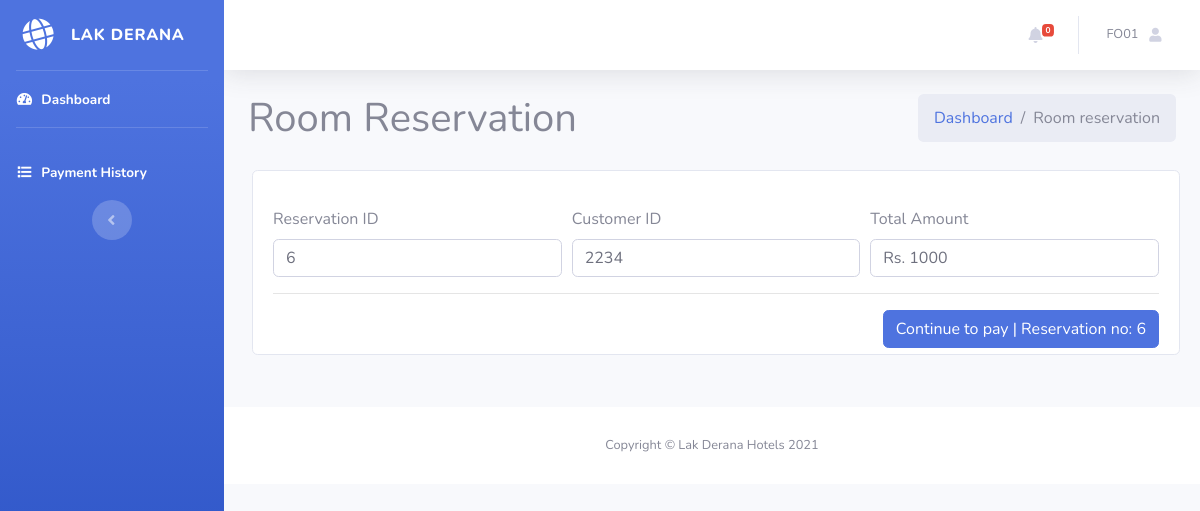
/ACC_Dashboard/room_payments.php?id=6 (signed in), run on the app's committed database.
### tables this page shows
CREATE TABLE `reservation` (
  `id` int(11) NOT NULL,
  `cuss_id` varchar(255) NOT NULL,
  `child` int(255) NOT NULL,
  `adult` int(255) NOT NULL,
  `check_in` date NOT NULL,
  `check_out` date NOT NULL,
  `rooms` varchar(255) NOT NULL,
  `total` varchar(100) NOT NULL,
  `payed` varchar(100) NOT NULL,
  `due` varchar(100) NOT NULL,
  `status` varchar(100) NOT NULL
);

### ACC_Dashboard/room_payments.php (the view, shortened to what this page needs)
<?php
include('includes/header.php');
include('includes/navbar.php');
require '../config.php';
if(isset($_GET)){
?>
<div class="content-header">
        <div class="container-fluid">
            <div class="row mb-2">
                <div class="col-sm-6">
                    <h1 class="m-0">Room Reservation</h1>
                </div>
                <div class="col-sm-6">
                    <ol class="breadcrumb float-sm-right">
                        <li class="breadcrumb-item"><a href="index.php">Dashboard</a></li>
                        <li class="breadcrumb-item active">Room reservation</li>
                    </ol>
                </div>
            </div>
        </div>
    </div>
<section class="content">
<div class="container-fluid">
<div class="row">
   <div class="col-md-12 m-1">
     <div class="card card-primary">
       <form action="" method="POST" class="login-email">
        <div class="card-body">
            <?php
            if(isset($_GET['id']))
             {
            $id = $_GET['id'];
            $query = "SELECT * FROM reservation WHERE id='$id' ";
            $query_run = mysqli_query($conn, $query);
            if(mysqli_num_rows($query_run) > 0)
                {
                    foreach($query_run as $row)
                {
            ?>
            <div class="form-group">
              <div class="form-row">
                <div class="col-md-4">
                <label for="product_name">Reservation ID</label>
                <input type="text" value="<?= $row['id']; ?>"class="form-control">
                </div>
                <div class="col-md-4">
                    <label for="product_category">Customer ID</label>
                    <input type="text" value="<?= $row['cuss_id']; ?>"class="form-control">
                </div>
                <div class="col-md-4">
                    <label for="product_category">Total Amount</label>
                    <input type="text" value="Rs. <?= $row['total']; ?>"class="form-control">
                </div>
              </div>
            </div>
            <hr>
            <div class="form-group">
                <button class="btn btn-primary float-right buy_now" name="submit">Continue to pay | Reservation no: <?php echo $_GET["id"]?> </button>
            </div><br>
            <?php
                }
                }
              }
            ?>
          </div>
        </form>
      </div>
   </div>
</div>
</div>
</section><br>
<?php
 }
include('includes/footer.php');
?>

### data on the page
reservation: id "6", cuss "2234", total "Rs. 1000"

### other printed values
$_SESSION['id'] "FO01"
